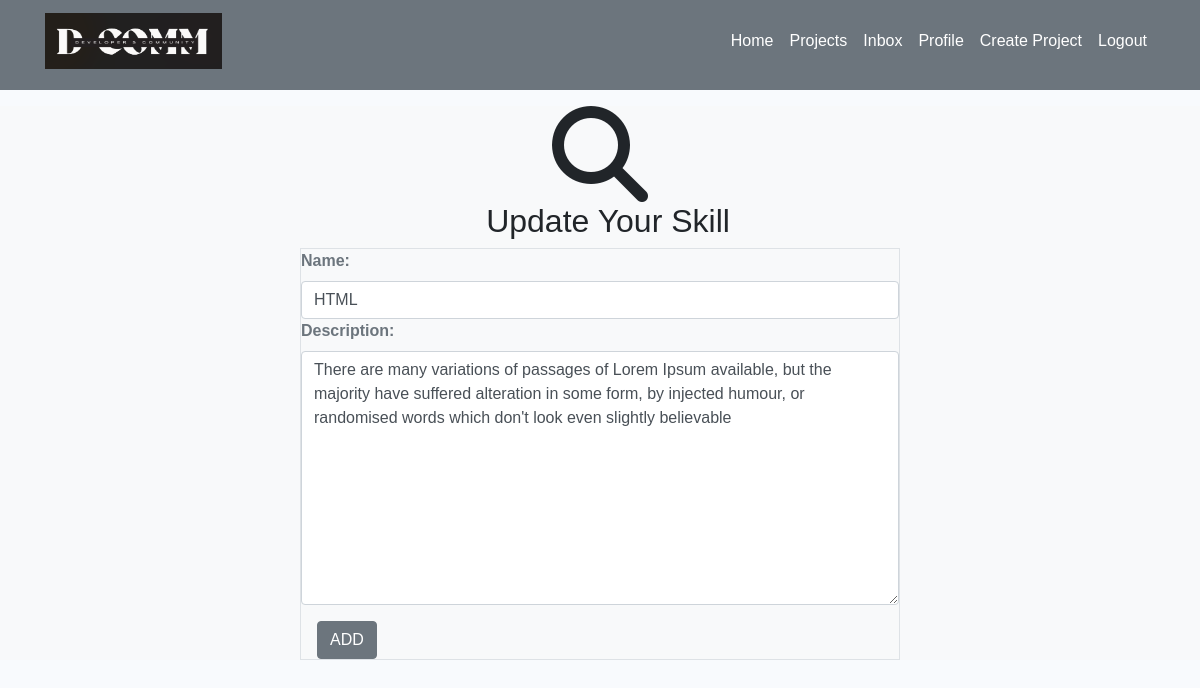
Page /update-skill/5a322889a0544454a17b2b8ae1176996 (signed in) on the committed database.
### users/models.py (models this page shows, shortened)
class Skill(models.Model):
    owner = models.ForeignKey(Profile,on_delete=models.CASCADE,null=True,blank=True)
    name = models.CharField(max_length=100,null=True,blank=True)
    description = models.TextField(max_length=500,null=True,blank=True)
    created = models.DateField(auto_now_add=True)
    id = models.UUIDField(default=uuid.uuid4,unique=True,primary_key=True,editable=False)

### users/views.py (the view, shortened to what this page needs)
# urls.py: path('update-skill/<str:pk>',updateSkill,name='updateSkill'),
@login_required(login_url="login")
def updateSkill(req,pk):
    profile = req.user.profile
    skill = profile.skill_set.get(id=pk)
    form = SkillForm(instance=skill)
    context = {"form":form}
    return render(req,'users/update-skill.html',context)

### users/forms.py
class SkillForm(ModelForm):
    class Meta:
        model = Skill
        fields = ['name','description']
        exclude = []
        widgets = {
            'name' : forms.TextInput(attrs={'class':'form-control','placeholder':'Enter Skill Name'}),
            'description' : forms.Textarea(attrs={'class':'form-control','placeholder':'Enter Skill Description'}),
        }

### users/templates/users/update-skill.html (shortened to what this page needs)
{% extends 'basic.html' %}
{% block body %}
<main>
    <section class="bg-light mt-3">
        <div style="text-align: center" class="small-4 medium-4 large-4 columns">
            <i class="fa-sharp fa-solid fa-magnifying-glass fa-6x"></i>
        </div>
      <h2 class="ml-3 text-center">Update Your Skill</h2>
        <form action="" method="POST" class="text-secondary font-weight-bold border w-50" style="margin: 0 auto; width: 200px;">
          {{ form }}
          <button type="submit" class="btn btn-secondary mx-3 mt-3">ADD</button>
      </form>
    </section>
  </main>
{% endblock body %}

### static/styles/style.css (style rules this page uses)
body { font-family: inherit !important; }

### rows in the picture
Skill: name "HTML", description "There are many variations of passages of Lorem Ipsum available, but the majority have suffered alteration in some form, by injected humour, or randomised words which don't look even slightly believable"
